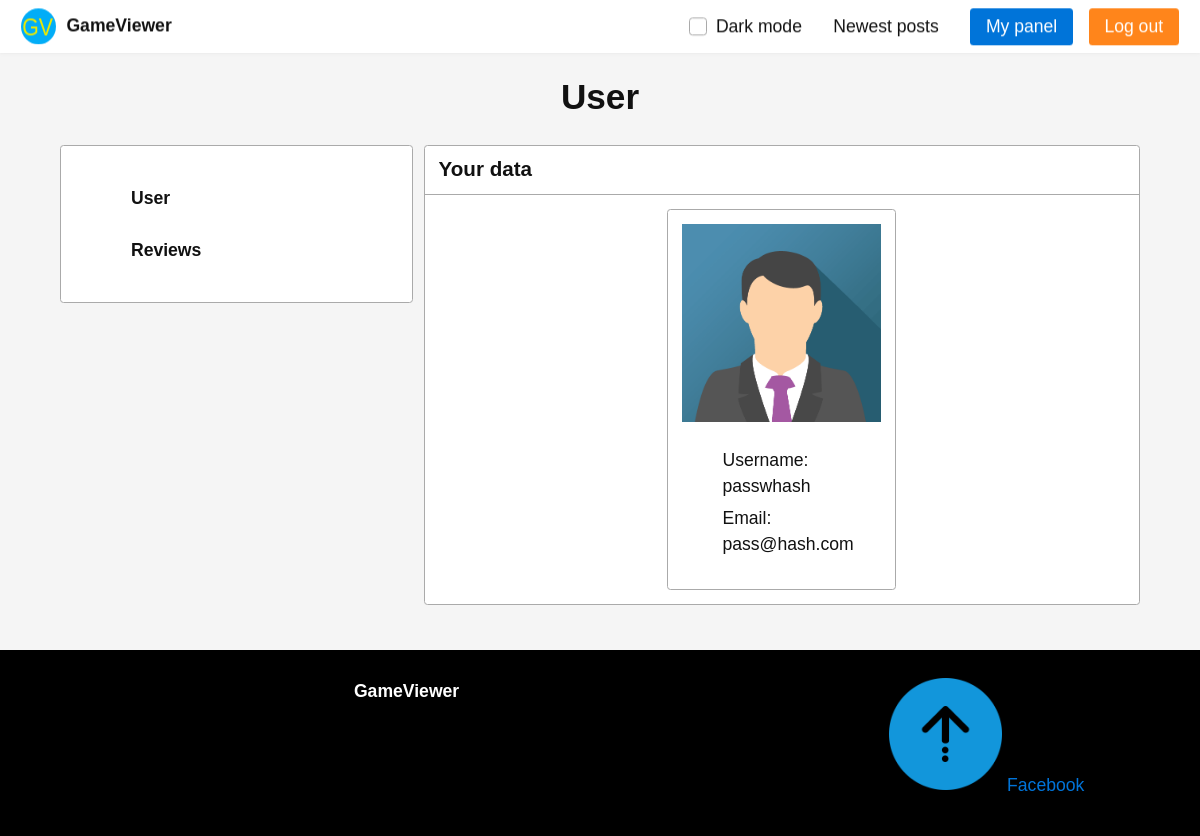
/admin/3 (signed in), run on the app's committed database.
### models.py (models this page shows, shortened)
class Users(db.Model):
    id = db.Column(db.Integer, primary_key = True)
    nickname = db.Column(db.Text(50))
    email = db.Column(db.Text(50))
    password = db.Column(db.Text(50))
    img = db.Column(db.Text(50))

### controller.py (the view)
@app.route("/admin/<id>")
@isAuth
def admin(id):
    user = Users.query.filter_by(id = id).first()
    return render_template("admin/user.html", user = user)

### controller.py (called while the page is built)
def isAuth(f):
    @wraps(f)
    def wrap(*args, **kwargs):        # if user is not logged in, redirect to login page
        if session.get('user') != None:
            pass
        else:
            return redirect(url_for('index'))     # finally call f. f() now haves access to g.user
        return f(*args, **kwargs)
    return wrap

### templates/admin/user.html (shortened to what this page needs)
{% extends "layout/base.html" %}
{% block title %} User {% endblock %}
{% block content %}
{% include "admin/layout/admin-options.html" %}
<div class="two-third-600">
    <article class="card">
        <header>
            <h3> Your data </h3>
        </header>
        <footer>
            <article class="card third-600" style="margin: 0 auto;">
                <footer>
                    <img style="width: 100%;"
                        src="{{ url_for('static', filename = user.img) }}"
                        alt="user photo">
                    <ul>
                        <li>Username: {{ user.nickname }}</li>
                        <li>Email: {{ user.email }}</li>
                    </ul>
                </footer>
            </article>
        </footer>
    </article>
</div>
{% endblock %}

### static/css/style.css (style rules this page uses)
ul { list-style: none; }
.html { filter: invert(0%); }

### static/css/picnic.css (style rules this page uses)
html { font-family:sans-serif;-ms-text-size-adjust:100%;-webkit-text-size-adjust:100% }
body { margin:0 }
article,aside,details,figcaption,figure,footer,header,hgroup,main,nav,section,summary { display:block }
img { border:0 }
* { box-sizing:inherit }
html,body { font-family:Arial, Helvetica, sans-serif;box-sizing:border-box;height:100% }
body { color:#111;font-size:1.1em;line-height:1.5;background:#fff }
h1,h2,h3,h4,h5,h6 { margin:0;padding:.6em 0 }
li { margin:0 0 .3em }
.flex>* { box-sizing:border-box;flex:1 1 auto;padding-left:.6em;padding-bottom:.6em }
.flex[class*="one"]>*,.flex[class*="two"]>*,.flex[class*="three"]>*,.flex[class*="four"]>*,.flex[class*="five"]>*,.flex[class*="six"]>*,.flex[class*="seven"]>*,.flex[class*="eight"]>*,.flex[class*="nine"]>*,.flex[class*="ten"]>*,.flex[class*="eleven"]>*,.flex[class*="twelve"]>* { flex-grow:0 }
.one>* { width:100% }
@media all and (min-width: 600px) { .two-600>* { width:50% } }
@media all and (min-width: 600px) { .third-600 { width:33.33333%;display:block } }
@media all and (min-width: 600px) { .two-third-600 { width:66.66666%;display:block } }
.card,.modal .overlay ~ * { position:relative;box-shadow:0;border-radius:.2em;border:1px solid #aaa;overflow:hidden;text-align:left;background:#fff;margin-bottom:.6em;padding:0;transition:all .3s ease }
.card>*,.modal .overlay ~ *>* { max-width:100%;display:block }
.card>*:last-child,.modal .overlay ~ *>*:last-child { margin-bottom:0 }
.card header,.modal .overlay ~ * header,.card section,.modal .overlay ~ * section,.card>p,.modal .overlay ~ *>p { padding:.6em .8em }
.card header,.modal .overlay ~ * header { font-weight:bold;position:relative;border-bottom:1px solid #aaa }
.card header h1,.modal .overlay ~ * header h1,.card header h2,.modal .overlay ~ * header h2,.card header h3,.modal .overlay ~ * header h3,.card header h4,.modal .overlay ~ * header h4,.card header h5,.modal .overlay ~ * header h5,.card header h6,.modal .overlay ~ * header h6 { padding:0;margin:0 2em 0 0;line-height:1;display:inline-block;vertical-align:text-bottom }
.card footer,.modal .overlay ~ * footer { padding:.8em }

### data on the page
Users: img (picture), nickname "passwhash", email "pass@hash.com"
